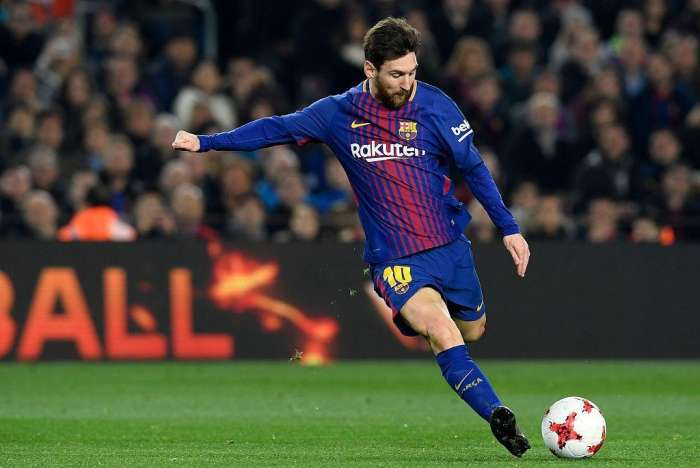
#> input picture opencv中的图像变换/1.jpg, 700 x 468 px
$ python 'opencv中的模板匹配.py'
#> lines starting #> are read from the running program, lines starting #| are printed output that depends on the picture
import cv2 as cv
import numpy as np
from matplotlib import pyplot as plt
img = cv.imread('1.jpg',0)
#> img: shape (468, 700); min 0, max 255, mean 67.6
template = cv.imread('1_face.jpg',0)
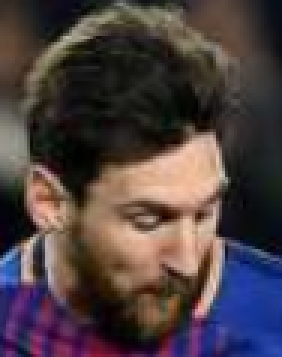
#> input picture opencv中的图像变换/1_face.jpg, 94 x 119 px (shown 3 times larger)
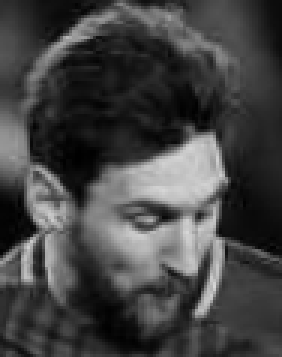
#> template: shape (119, 94) (shown 3 times larger); min 0, max 215, mean 67.4
w,h = template.shape[::-1] #全部图像分量
#> w = 94; h = 119
methods = ['cv.TM_CCOEFF','cv.TM_CCOEFF_NORMED','cv.TM_CCORR','cv.TM_CCORR_NORMED',\
           'cv.TM_SQDIFF','cv.TM_SQDIFF_NORMED']
#六种比较方法
#1、cv.TM_SQDIFF:使用平方差进行匹配，因此最佳结果是0处，值越大匹配越差
#2、cv.TM_SQDIFF_NORMED:使用归一化的平方差，最佳匹配结果也在0处
#3、cv.TM_CCORR：相关性匹配。值越大效果越好
#4、cv.TM_CCORR_NORMED:归一化的相关性匹配方法，值最大处效果最佳
#5、cv.TM_CCOEFF:相关性系数匹配方法，最佳结果在1处
#6、cv.TM_CCOEFF_NORMED:归一化相关性系数匹配方法，正值表示匹配的结果较好，负值效果差。值越大越好
for meth in methods:
    #exec 语句用来执行储存在字符串或文件中的 Python 语句。
    # 例如，我们可以在运行时生成一个包含 Python 代码的字符串，然后使用 exec 语句执行这些语句。
    #eval 语句用来计算存储在字符串中的有效 Python 表达式
    method = eval(meth) #相当于直接使用cv.TM_CCOEFF等代码
    # Apply template Matching
    res = cv.matchTemplate(img,template,method)
    min_val, max_val, min_loc, max_loc = cv.minMaxLoc(res)
# 使用不同的比较方法，对结果的解释不同
# If the method is TM_SQDIFF or TM_SQDIFF_NORMED, take minimum
    if method in [cv.TM_SQDIFF, cv.TM_SQDIFF_NORMED]:
        top_left = min_loc
    else:
        top_left = max_loc
    bottom_right = (top_left[0] + w, top_left[1] + h)
    cv.rectangle(img,top_left, bottom_right, 255, 2)
    plt.subplot(121),plt.imshow(res,cmap = 'gray')
    plt.title('Matching Result'), plt.xticks([]), plt.yticks([])
    plt.subplot(122),plt.imshow(img,cmap = 'gray')
    plt.title('Detected Point'), plt.xticks([]), plt.yticks([])
    plt.suptitle(meth)
    plt.show()
#> this loop made 6 passes
#> (min_val, max_val, min_loc, top_left, bottom_right) on passes 1 to 4: (-9971340, 15530373, (410, 293), (350, 3), (444, 122)), (-0.379, 0.484, (518, 88), (200, 215), (294, 334)), (16159461, 108299000, (255, 0), (527, 349), (621, 468)), (0.353, 0.82, (258, 0), (12, 324), (106, 443))
#> (min_val, max_val, max_loc, top_left, bottom_right) on passes 5 to 6: (29773720, 113374304, (543, 348), (122, 56), (216, 175)), (0.416, 1, (206, 0), (313, 313), (407, 432))
#> pass 1, `res = cv.matchTemplate(img,template,method)`:
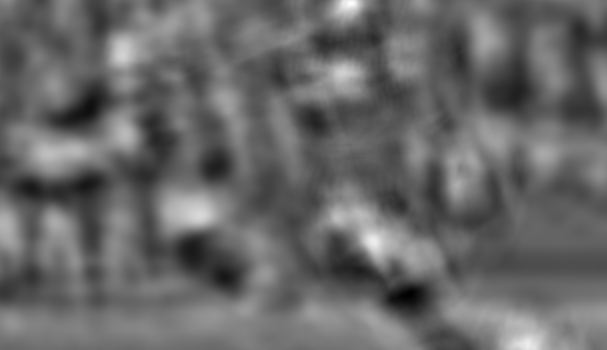
#> res: shape (350, 607) float32; min -9971340, max 15530373, mean 438275.2; drawn with min black and max white
#> pass 1, `plt.show()`:
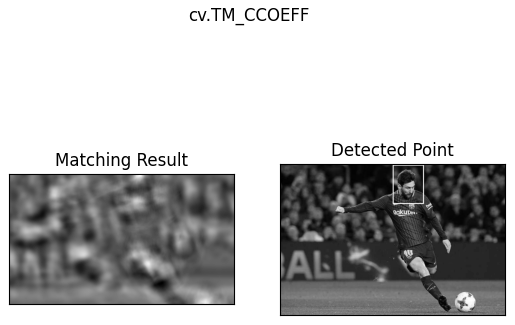
#> figure drawn by matplotlib, 2 panels
#> pass 3, `res = cv.matchTemplate(img,template,method)`:
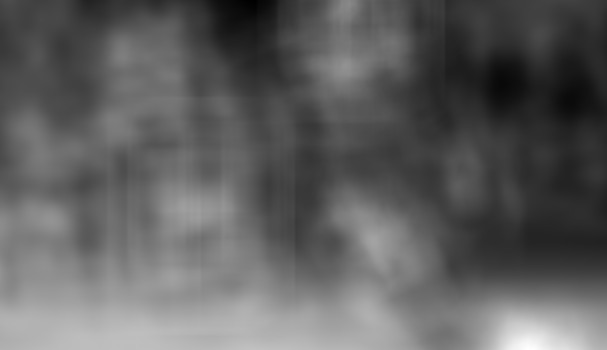
#> res: shape (350, 607) float32; min 16159461, max 108299000, mean 50685796; drawn with min black and max white
#> after the loop:
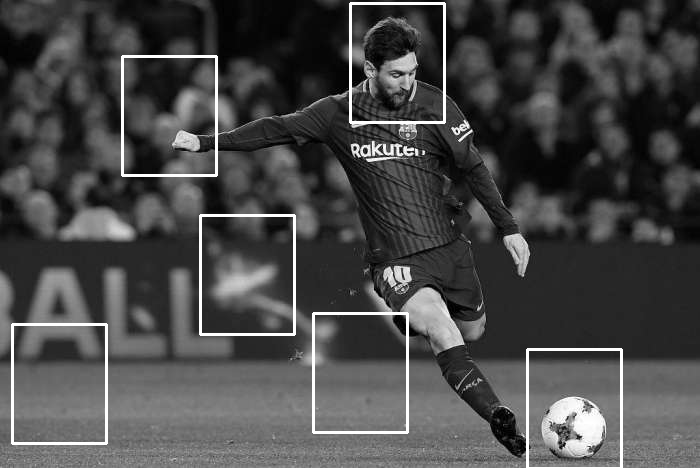
#> img: shape (468, 700); min 0, max 255, mean 71.7
#> after the loop:
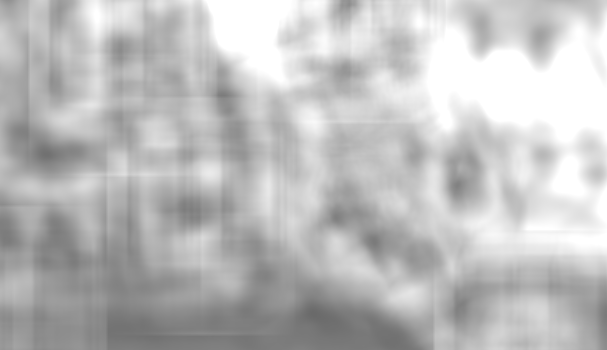
#> res: shape (350, 607) float32; min 0.416, max 1, mean 0.744
